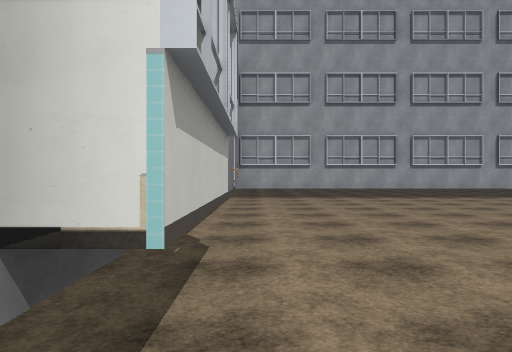
View 1 (above)

24 first-person views from a walk through a 3-D level made in the Unity game engine. The camera is 1.4 m above the floor, looks level and sees 70° across. Doors are open. The floor is counted in squares, 2 m on a side. Each view is taken from the middle of a square. On the plan, view 1 faces up. The plan holds only what a view shows up to about 11 squares ahead; the rest is blank. The place goes on beyond the plan. The player is left out. Some animated figures are not drawn. Some surface patterns are stand-ins.

View 2
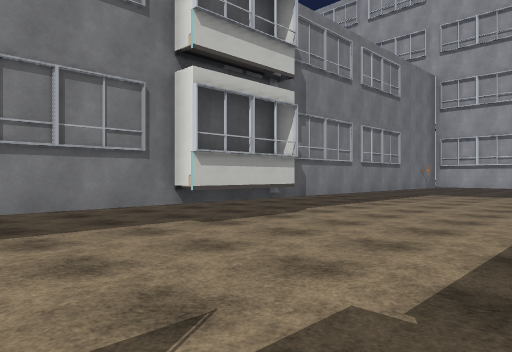

View 3
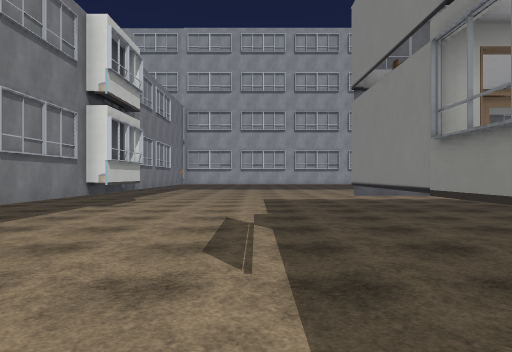

View 4
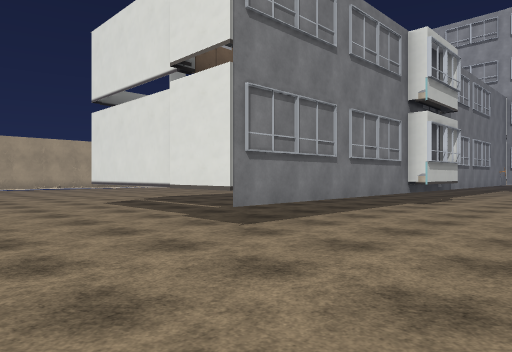

View 5
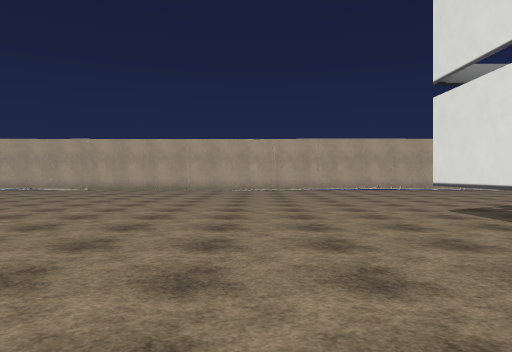

View 6
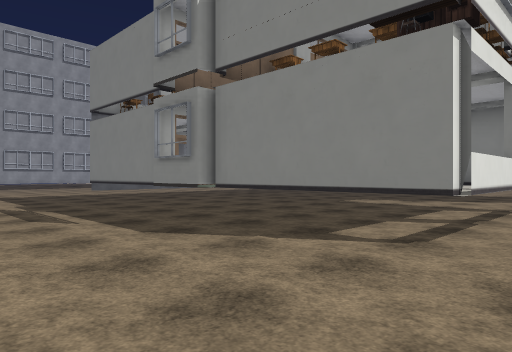

View 7
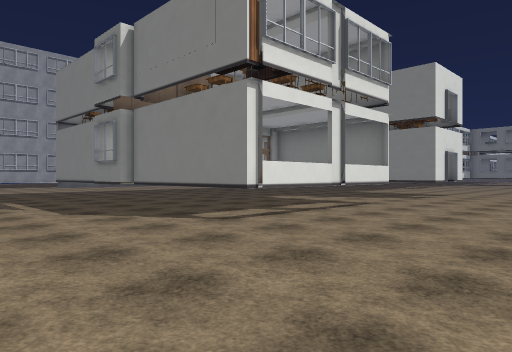

View 8
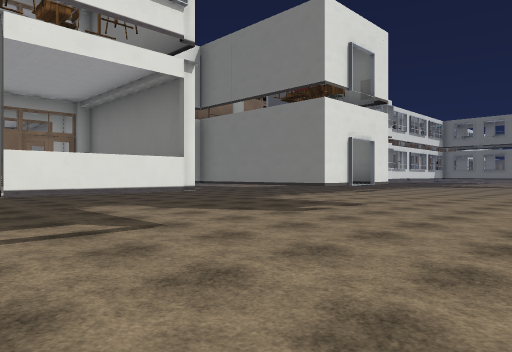

View 9
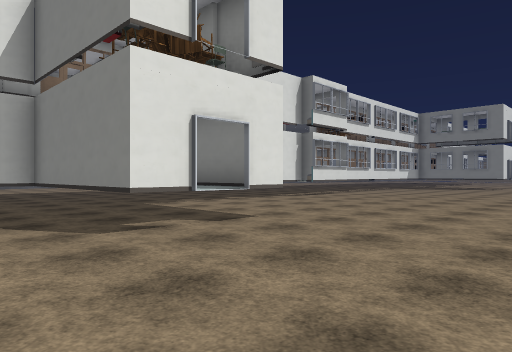

View 10
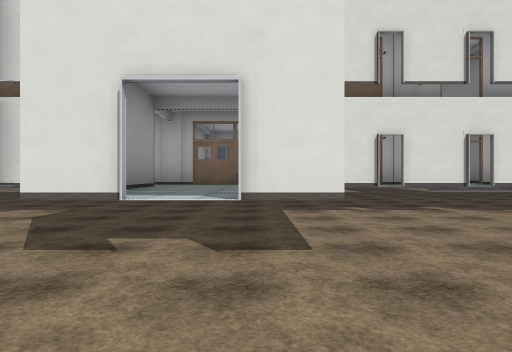

View 11
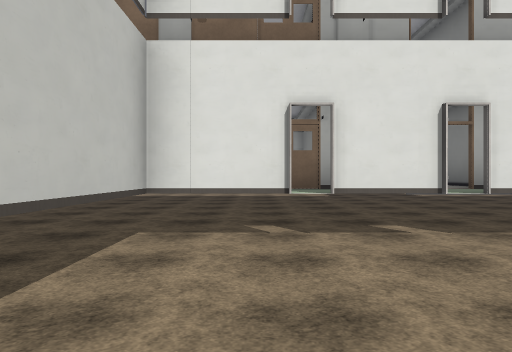

View 12
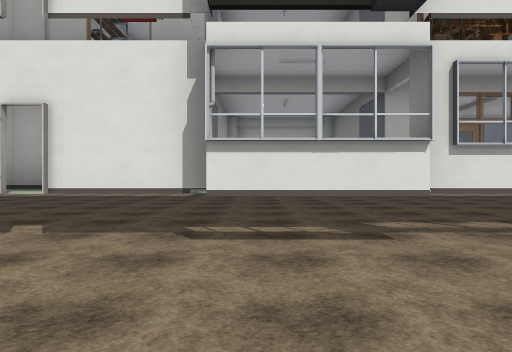

View 13
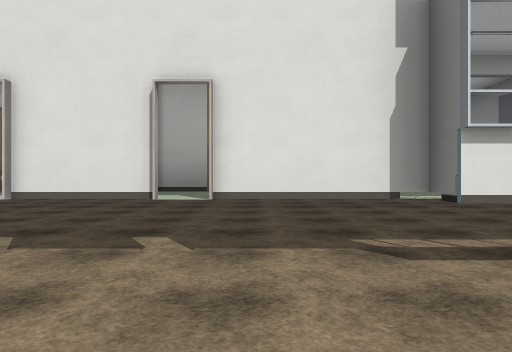

View 14
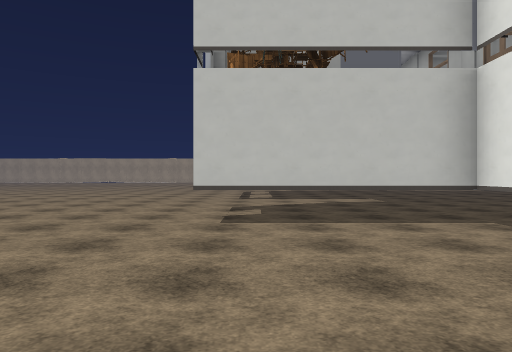

View 15
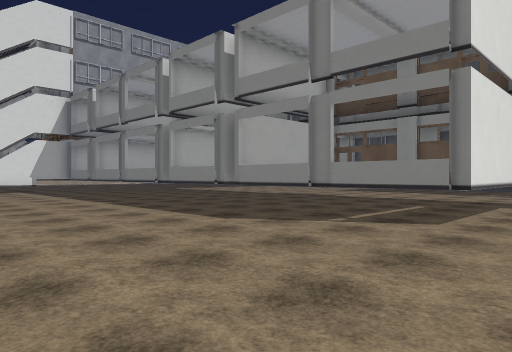

View 16
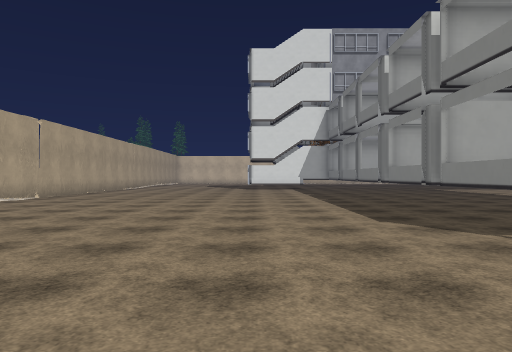

View 17
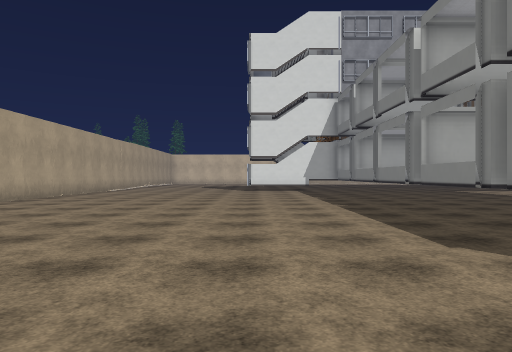

View 18
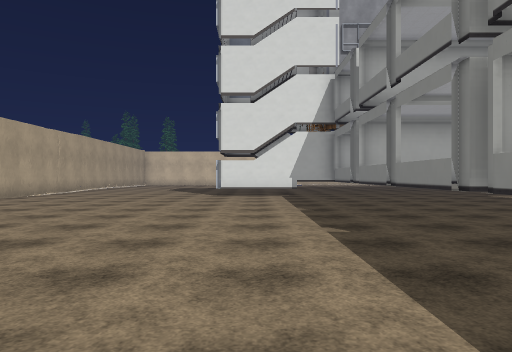

View 19
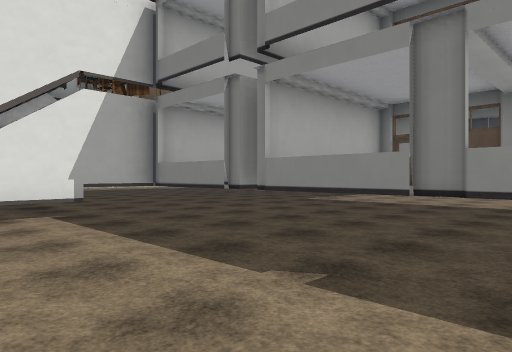

View 20
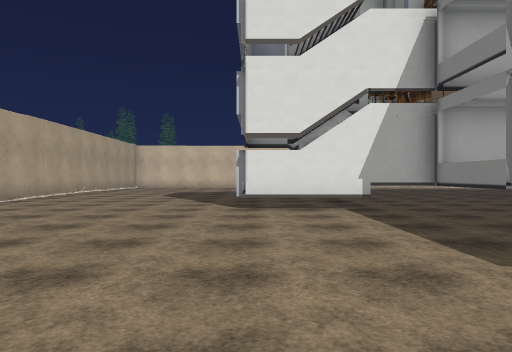

View 21
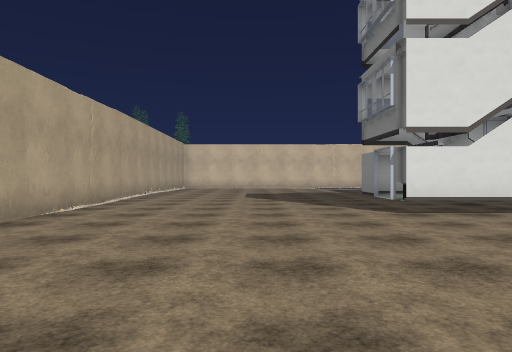

View 22
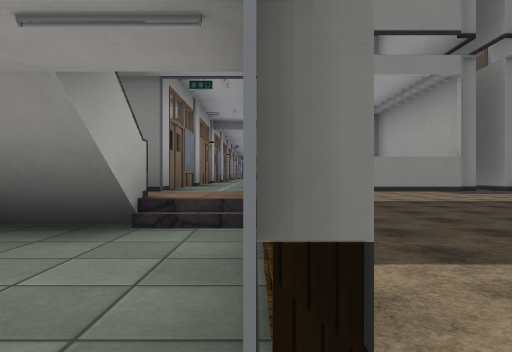

View 23
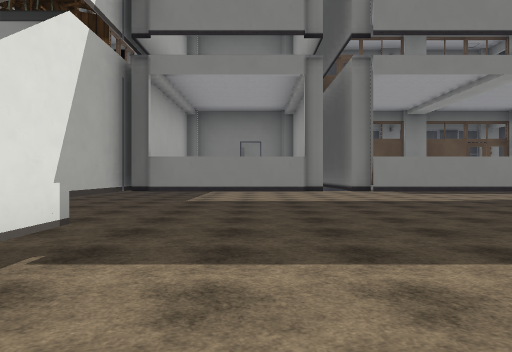

View 24
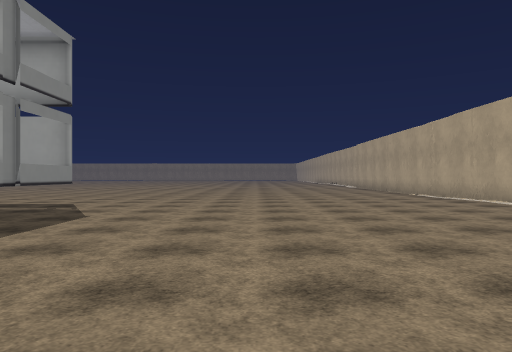

### Floor plan
Key: @ floor where view 1 was taken; # wall or solid block; x gap in a wall; . floor; D open door; ^ raised ledge; T thing the floor can be seen under or through; O other object.
Columns run from 17 left of view 1 to 24 right of it. Each row starts with its distance up from view 1.
 16 #........
 15 #.........      ^
 14 #......#TT      ^
 13 #......DTTT##OO###
 12 #......O T###
 11 #..........#     ........
 10  ..........#   DT........
  9  ..........^^^^ T.......
  8   .........#   ^T.......
  7   .........#   ^ ......
  6 #..........^    O.....
  5 #..........#    #.....
  4 #..........x^^^  ..........
  3 #..........##   O..........   ............
  2  ..........#    #O.........   ............
  1  ..........#     ..........   ............
  0   .........#    #@....###             #  O
 -1   .........T    #.....#    ^  ^    ^^ ^  ^
 -2  ..........T    #.....#    ^  ^    ^^ ^  ^
 -3  ..........T   ^#.....#^  ^O  O^^ ^OOD^OO^
 -4 #..........TTTTT .....#^   ^  ^^ # #^##^ x
 -5 #.....................^     ..T^#.^D ..OO.
 -6 #.....................#     ..T^#.........
 -7        ...............#    #..T^#.........
 -8        ...............# ^^ ^..T^#........
 -9        ................^##^... D ........
-10        .......... ........................
-11        ........   ........................
-12        .......     ..................
-13        .....      . ..  . ......

Where each view was taken, in squares from view 1:
view 1: 0 up, 0 right, facing up
view 2: 2 down, 4 right, facing up-left
view 3: 7 down, 3 right, facing up
view 4: 8 down, 3 right, facing up-left
view 5: 8 down, 1 right, facing left
view 6: 10 down, 1 right, facing up-right
view 7: 13 down, 1 right, facing up-right
view 8: 13 down, 7 right, facing up-right
view 9: 13 down, 11 right, facing up-right
view 10: 12 down, 15 right, facing up
view 11: 9 down, 17 right, facing up
view 12: 9 down, 22 right, facing up
view 13: 8 down, 20 right, facing up
view 14: 8 down, 21 right, facing left
view 15: 6 down, 12 left, facing up-right
view 16: 7 down, 10 left, facing up
view 17: 5 down, 10 left, facing up
view 18: 1 down, 9 left, facing up
view 19: 5 up, 10 left, facing up-right
view 20: 4 up, 10 left, facing up
view 21: 5 up, 13 left, facing up
view 22: 12 up, 11 left, facing right
view 23: 10 up, 11 left, facing right
view 24: 5 up, 11 left, facing down
